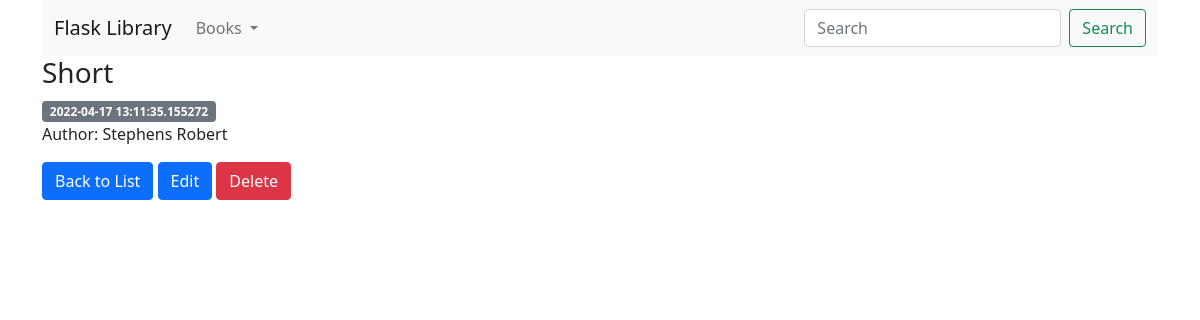
/books/detail/4, run on the app's committed database.
### models.py (models this page shows, shortened)
class Book(db.Model):
    __tablename__ = 'book'
    id = db.Column(db.Integer, primary_key=True)
    title = db.Column(db.String(100), nullable=False)
    author = db.Column(db.String(100), nullable=False)
    created = db.Column(db.DateTime, default=datetime.now)
    updated = db.Column(db.DateTime, default=datetime.now, onupdate=datetime.now)

### views.py (the view)
@app.route('/books/detail/<int:book_id>')
def detail_book(book_id):
    book = get_book(book_id)
    return render_template('books/detail.html', book=book)

### utils.py (called while the page is built)
def get_book(book_id):
    book = Book.query.filter_by(id=book_id).one()
    if book is None:
        abort(404)
    else:
        return book

### templates/books/detail.html (shortened to what this page needs)
{% extends 'base.html' %}
{% block content %}
    <h3>{{ book['title'] }}</h3>
    <span class="badge bg-secondary">{{ book['created'] }}</span>
    <p>Author: {{ book['author'] }}</p>
    <div class="d-grid gap-2 d-md-block">
        <a href="{{ url_for('list_books') }}" class="btn btn-primary">Back to List</a>
        <a href="{{ url_for('update_book', book_id=book['id']) }}" class="btn btn-primary">Edit</a>
        <a href="{{ url_for('delete_book', book_id=book['id']) }}" class="btn btn-danger">Delete</a>
    </div>
{% endblock %}

### data on the page
Book: title "Short", created "2022-04-17 13:11:35.155272", author "Stephens Robert"
